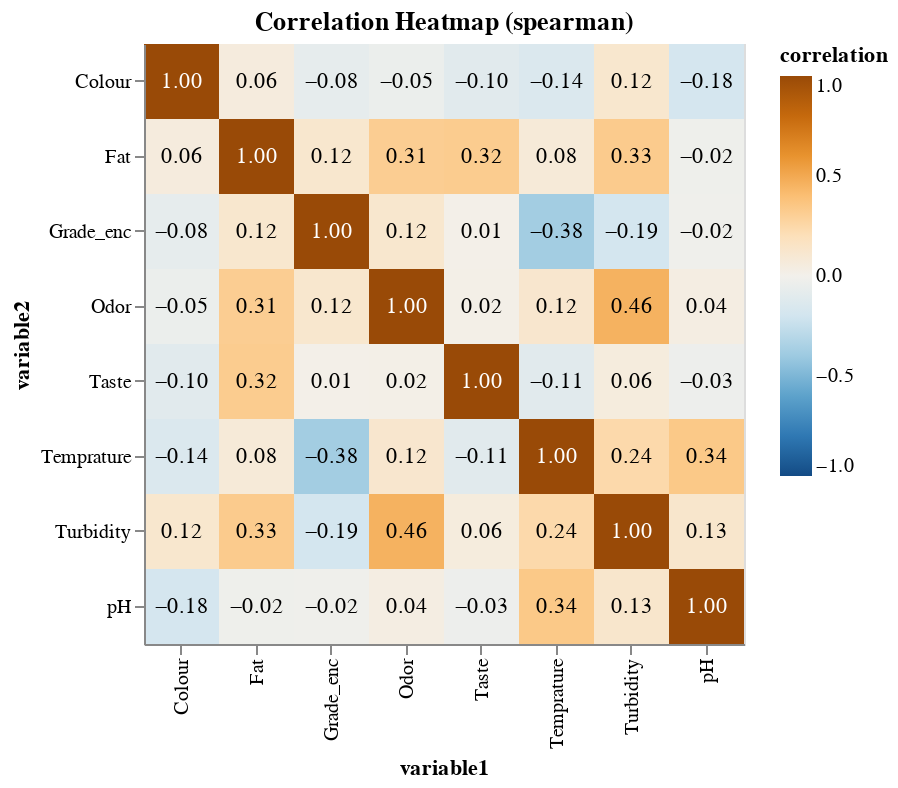

Write notebook code for a chart like this one.
### Code cell
plot_correlation_heat_alt(df_raw, method='spearman')

### Figure 1 — Vega-Lite specification as saved in the notebook (floating-point values rounded to 4 significant figures)
{"config": {"view": {"continuousWidth": 400, "continuousHeight": 300}}, "layer": [{"mark": "rect", "encoding": {"color": {"field": "correlation", "scale": {"domainMax": 1, "domainMin": -1, "scheme": "blueorange"}, "type": "quantitative"}, "tooltip": [{"field": "variable1", "type": "nominal"}, {"field": "variable2", "type": "nominal"}, {"field": "correlation", "type": "quantitative"}], "x": {"field": "variable1", "type": "ordinal"}, "y": {"field": "variable2", "type": "ordinal"}}, "height": 300, "title": "Correlation Heatmap (spearman)", "width": 300}, {"mark": {"type": "text", "baseline": "middle"}, "encoding": {"color": {"condition": {"value": "white", "test": "(datum.correlation > 0.5)"}, "value": "black"}, "text": {"field": "correlation", "format": ".2f", "type": "quantitative"}, "x": {"field": "variable1", "type": "ordinal"}, "y": {"field": "variable2", "type": "ordinal"}}}], "data": {"name": "data-1aa8da61fb25c7a76174ef27239e8494"}, "$schema": "https://vega.github.io/schema/vega-lite/v4.17.0.json", "datasets": {"data-1aa8da61fb25c7a76174ef27239e8494": [{"variable1": "pH", "variable2": "pH", "correlation": 1.0}, {"variable1": "Temprature", "variable2": "pH", "correlation": 0.3419}, {"variable1": "Taste", "variable2": "pH", "correlation": -0.03394}, {"variable1": "Odor", "variable2": "pH", "correlation": 0.03713}, {"variable1": "Fat ", "variable2": "pH", "correlation": -0.02423}, {"variable1": "Turbidity", "variable2": "pH", "correlation": 0.1264}, {"variable1": "Colour", "variable2": "pH", "correlation": -0.1805}, {"variable1": "Grade_enc", "variable2": "pH", "correlation": -0.02035}, {"variable1": "pH", "variable2": "Temprature", "correlation": 0.3419}, {"variable1": "Temprature", "variable2": "Temprature", "correlation": 1.0}, {"variable1": "Taste", "variable2": "Temprature", "correlation": -0.1058}, {"variable1": "Odor", "variable2": "Temprature", "correlation": 0.1198}, {"variable1": "Fat ", "variable2": "Temprature", "correlation": 0.0781}, {"variable1": "Turbidity", "variable2": "Temprature", "correlation": 0.244}, {"variable1": "Colour", "variable2": "Temprature", "correlation": -0.145}, {"variable1": "Grade_enc", "variable2": "Temprature", "correlation": -0.3787}, {"variable1": "pH", "variable2": "Taste", "correlation": -0.03394}, {"variable1": "Temprature", "variable2": "Taste", "correlation": -0.1058}, {"variable1": "Taste", "variable2": "Taste", "correlation": 1.0}, {"variable1": "Odor", "variable2": "Taste", "correlation": 0.01758}, {"variable1": "Fat ", "variable2": "Taste", "correlation": 0.3241}, {"variable1": "Turbidity", "variable2": "Taste", "correlation": 0.05575}, {"variable1": "Colour", "variable2": "Taste", "correlation": -0.1045}, {"variable1": "Grade_enc", "variable2": "Taste", "correlation": 0.01096}, {"variable1": "pH", "variable2": "Odor", "correlation": 0.03713}, {"variable1": "Temprature", "variable2": "Odor", "correlation": 0.1198}, {"variable1": "Taste", "variable2": "Odor", "correlation": 0.01758}, {"variable1": "Odor", "variable2": "Odor", "correlation": 1.0}, {"variable1": "Fat ", "variable2": "Odor", "correlation": 0.3145}, {"variable1": "Turbidity", "variable2": "Odor", "correlation": 0.4579}, {"variable1": "Colour", "variable2": "Odor", "correlation": -0.04522}, {"variable1": "Grade_enc", "variable2": "Odor", "correlation": 0.1185}, {"variable1": "pH", "variable2": "Fat ", "correlation": -0.02423}, {"variable1": "Temprature", "variable2": "Fat ", "correlation": 0.0781}, {"variable1": "Taste", "variable2": "Fat ", "correlation": 0.3241}, {"variable1": "Odor", "variable2": "Fat ", "correlation": 0.3145}, {"variable1": "Fat ", "variable2": "Fat ", "correlation": 1.0}, {"variable1": "Turbidity", "variable2": "Fat ", "correlation": 0.3293}, {"variable1": "Colour", "variable2": "Fat ", "correlation": 0.05628}, {"variable1": "Grade_enc", "variable2": "Fat ", "correlation": 0.1164}, {"variable1": "pH", "variable2": "Turbidity", "correlation": 0.1264}, {"variable1": "Temprature", "variable2": "Turbidity", "correlation": 0.244}, {"variable1": "Taste", "variable2": "Turbidity", "correlation": 0.05575}, {"variable1": "Odor", "variable2": "Turbidity", "correlation": 0.4579}, {"variable1": "Fat ", "variable2": "Turbidity", "correlation": 0.3293}, {"variable1": "Turbidity", "variable2": "Turbidity", "correlation": 1.0}, {"variable1": "Colour", "variable2": "Turbidity", "correlation": 0.1169}, {"variable1": "Grade_enc", "variable2": "Turbidity", "correlation": -0.1906}, {"variable1": "pH", "variable2": "Colour", "correlation": -0.1805}, {"variable1": "Temprature", "variable2": "Colour", "correlation": -0.145}, {"variable1": "Taste", "variable2": "Colour", "correlation": -0.1045}, {"variable1": "Odor", "variable2": "Colour", "correlation": -0.04522}, {"variable1": "Fat ", "variable2": "Colour", "correlation": 0.05628}, {"variable1": "Turbidity", "variable2": "Colour", "correlation": 0.1169}, {"variable1": "Colour", "variable2": "Colour", "correlation": 1.0}, {"variable1": "Grade_enc", "variable2": "Colour", "correlation": -0.07666}, {"variable1": "pH", "variable2": "Grade_enc", "correlation": -0.02035}, {"variable1": "Temprature", "variable2": "Grade_enc", "correlation": -0.3787}, {"variable1": "Taste", "variable2": "Grade_enc", "correlation": 0.01096}, {"variable1": "Odor", "variable2": "Grade_enc", "correlation": 0.1185}, {"variable1": "Fat ", "variable2": "Grade_enc", "correlation": 0.1164}, {"variable1": "Turbidity", "variable2": "Grade_enc", "correlation": -0.1906}, {"variable1": "Colour", "variable2": "Grade_enc", "correlation": -0.07666}, {"variable1": "Grade_enc", "variable2": "Grade_enc", "correlation": 1.0}]}}
